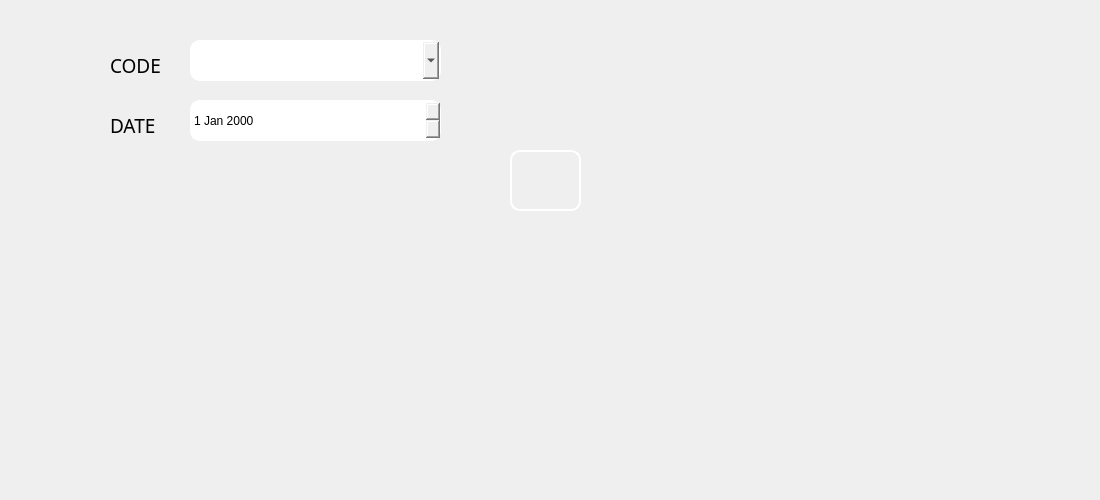
      <widget class="QWidget" name="tab_26">
       <attribute name="title">
        <string>Modifier reclamation</string>
       </attribute>
       <widget class="QPushButton" name="modifierreclamation">
        <property name="geometry">
         <rect>
          <x>510</x>
          <y>150</y>
          <width>71</width>
          <height>61</height>
         </rect>
        </property>
        <property name="font">
         <font>
          <family>MS Reference Sans Serif</family>
          <pointsize>8</pointsize>
          <weight>50</weight>
          <italic>false</italic>
          <bold>false</bold>
         </font>
        </property>
        <property name="cursor">
         <cursorShape>PointingHandCursor</cursorShape>
        </property>
        <property name="styleSheet">
         <string notr="true">border-style: solid;
border-color: white;
border-width: 2px;
border-radius: 10px;
background-image: url(:/img/img/illustration-refresh-icon_53876-5630.jpg);
</string>
        </property>
        <property name="text">
         <string/>
        </property>
       </widget>
       <widget class="QDateEdit" name="le_date">
        <property name="geometry">
         <rect>
          <x>190</x>
          <y>100</y>
          <width>251</width>
          <height>41</height>
         </rect>
        </property>
        <property name="styleSheet">
         <string notr="true">border-style: solid;
border-color: white;
border-width: 2px;
border-radius: 10px;</string>
        </property>
       </widget>
       <widget class="QComboBox" name="comboBox_4">
        <property name="geometry">
         <rect>
          <x>190</x>
          <y>40</y>
          <width>251</width>
          <height>41</height>
         </rect>
        </property>
        <property name="styleSheet">
         <string notr="true">border-style: solid;
border-color: white;
border-width: 2px;
border-radius: 10px;</string>
        </property>
       </widget>
       <widget class="QLabel" name="label_97">
        <property name="enabled">
         <bool>false</bool>
        </property>
        <property name="geometry">
         <rect>
          <x>110</x>
          <y>50</y>
          <width>71</width>
          <height>31</height>
         </rect>
        </property>
        <property name="maximumSize">
         <size>
          <width>94</width>
          <height>76</height>
         </size>
        </property>
        <property name="font">
         <font>
          <family>MS Reference Sans Serif</family>
          <pointsize>8</pointsize>
          <weight>50</weight>
          <italic>false</italic>
          <bold>false</bold>
         </font>
        </property>
        <property name="toolTip">
         <string>&lt;html&gt;&lt;head/&gt;&lt;body&gt;&lt;p&gt;ID&lt;/p&gt;&lt;/body&gt;&lt;/html&gt;</string>
        </property>
        <property name="styleSheet">
         <string notr="true">background-image: url(:/img/img/585e4adacb11b227491c3392.png);

color: rgb(0, 0, 0);
</string>
        </property>
        <property name="text">
         <string>&lt;html&gt;&lt;head/&gt;&lt;body&gt;&lt;p&gt;&lt;span style=&quot; font-size:14pt;&quot;&gt;CODE&lt;/span&gt;&lt;/p&gt;&lt;/body&gt;&lt;/html&gt;</string>
        </property>
        <property name="wordWrap">
         <bool>false</bool>
        </property>
       </widget>
       <widget class="QLabel" name="label_98">
        <property name="enabled">
         <bool>false</bool>
        </property>
        <property name="geometry">
         <rect>
          <x>110</x>
          <y>110</y>
          <width>61</width>
          <height>31</height>
         </rect>
        </property>
        <property name="maximumSize">
         <size>
          <width>94</width>
          <height>76</height>
         </size>
        </property>
        <property name="font">
         <font>
          <family>MS Reference Sans Serif</family>
          <pointsize>8</pointsize>
          <weight>50</weight>
          <italic>false</italic>
          <bold>false</bold>
         </font>
        </property>
        <property name="toolTip">
         <string>&lt;html&gt;&lt;head/&gt;&lt;body&gt;&lt;p&gt;ID&lt;/p&gt;&lt;/body&gt;&lt;/html&gt;</string>
        </property>
        <property name="styleSheet">
         <string notr="true">background-image: url(:/img/img/585e4adacb11b227491c3392.png);

color: rgb(0, 0, 0);
</string>
        </property>
        <property name="text">
         <string>&lt;html&gt;&lt;head/&gt;&lt;body&gt;&lt;p&gt;&lt;span style=&quot; font-size:14pt;&quot;&gt;DATE&lt;/span&gt;&lt;/p&gt;&lt;/body&gt;&lt;/html&gt;</string>
        </property>
        <property name="wordWrap">
         <bool>false</bool>
        </property>
       </widget>
       <widget class="QLabel" name="label_14">
        <property name="geometry">
         <rect>
          <x>970</x>
          <y>370</y>
          <width>121</width>
          <height>121</height>
         </rect>
        </property>
        <property name="styleSheet">
         <string notr="true">background-image: url(:/img/img/1024px-Volkswagen_Logo_till_1995.svg.png);</string>
        </property>
        <property name="text">
         <string/>
        </property>
       </widget>
      </widget>
